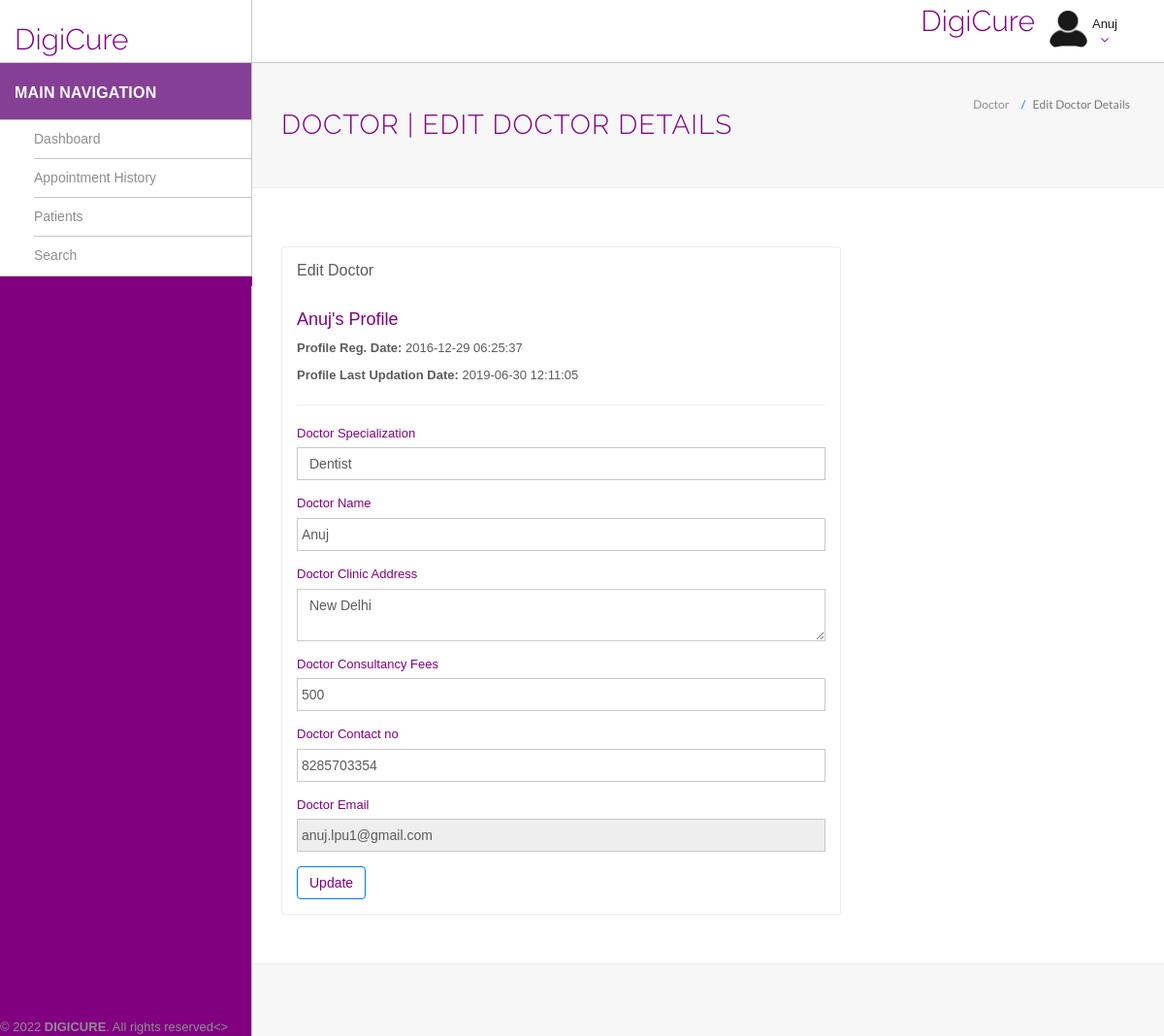
The app's page /hms/doctor/edit-profile.php (signed in) with its own data.
### tables this page shows
CREATE TABLE `doctors` (
  `id` int(11) NOT NULL,
  `specilization` varchar(255) DEFAULT NULL,
  `doctorName` varchar(255) DEFAULT NULL,
  `address` longtext DEFAULT NULL,
  `docFees` varchar(255) DEFAULT NULL,
  `contactno` bigint(11) DEFAULT NULL,
  `docEmail` varchar(255) DEFAULT NULL,
  `password` varchar(255) DEFAULT NULL,
  `creationDate` timestamp NULL DEFAULT current_timestamp(),
  `updationDate` timestamp NULL DEFAULT NULL ON UPDATE current_timestamp()
);

### hms/doctor/edit-profile.php (the view, shortened to what this page needs)
<?php
include('helper/config.php');
?>
<!DOCTYPE html>
<html lang="en">
	<head>
        <link rel="stylesheet" href="https://cdn.jsdelivr.net/npm/bootstrap@3.4.1/dist/css/bootstrap.min.css">
        <link rel="stylesheet" href="https://cdnjs.cloudflare.com/ajax/libs/font-awesome/4.7.0/css/font-awesome.min.css">
		<link rel="stylesheet" href="assets/css/styles.css">
	</head>
	<body>
		<div id="app">
<?php include('helper/sidebar.php');?>
			<div class="app-content">
				<?php include('helper/header.php');?>
				<div class="main-content" >
					<div class="wrap-content container" id="container">
						<section id="page-title">
							<div class="row">
								<div class="col-sm-8">
									<h1 class="mainTitle">Doctor | Edit Doctor Details</h1>
																	</div>
								<ol class="breadcrumb">
									<li>
										<span>Doctor</span>
									</li>
									<li class="active">
										<span>Edit Doctor Details</span>
									</li>
								</ol>
							</div>
						</section>
						<div class="container-fluid container-fullw bg-white">
							<div class="row">
								<div class="col-md-12">
									<div class="row margin-top-30">
										<div class="col-lg-8 col-md-12">
											<div class="panel panel-white">
												<div class="panel-heading">
													<h5 class="panel-title">Edit Doctor</h5>
												</div>
												<div class="panel-body">
									<?php $sql=mysqli_query($con,"select * from doctors where docEmail='".$_SESSION['dlogin']."'");
while($data=mysqli_fetch_array($sql))
{
?>
<h4><?php echo htmlentities($data['doctorName']);?>'s Profile</h4>
<p><b>Profile Reg. Date: </b><?php echo htmlentities($data['creationDate']);?></p>
<?php if($data['updationDate']){?>
<p><b>Profile Last Updation Date: </b><?php echo htmlentities($data['updationDate']);?></p>
<?php } ?>
<hr />
													<form role="form" name="adddoc" method="post" onSubmit="return valid();">
														<div class="form-group">
															<label for="DoctorSpecialization">
																Doctor Specialization
															</label>
							<select name="Doctorspecialization" class="form-control" required="required">
					<option value="<?php echo htmlentities($data['specilization']);?>">
					<?php echo htmlentities($data['specilization']);?></option>
															</select>
														</div>
<div class="form-group">
															<label for="doctorname">
																 Doctor Name
															</label>
	<input type="text" name="docname" class="form-control" value="<?php echo htmlentities($data['doctorName']);?>" >
														</div>
<div class="form-group">
															<label for="address">
																 Doctor Clinic Address
															</label>
					<textarea name="clinicaddress" class="form-control"><?php echo htmlentities($data['address']);?></textarea>
														</div>
<div class="form-group">
															<label for="fess">
																 Doctor Consultancy Fees
															</label>
		<input type="text" name="docfees" class="form-control" required="required"  value="<?php echo htmlentities($data['docFees']);?>" >
														</div>
<div class="form-group">
									<label for="fess">
																 Doctor Contact no
															</label>
					<input type="text" name="doccontact" class="form-control" required="required"  value="<?php echo htmlentities($data['contactno']);?>">
														</div>
<div class="form-group">
									<label for="fess">
																 Doctor Email
															</label>
					<input type="email" name="docemail" class="form-control"  readonly="readonly"  value="<?php echo htmlentities($data['docEmail']);?>">
														</div>
														<?php } ?>
														<button type="submit" name="submit" class="btn btn-o btn-primary">
															Update
														</button>
													</form>
												</div>
											</div>
										</div>
											</div>
										</div>
								</div>
					</div>
				</div>
			</div>
	<?php include('helper/footer.php');?>
				<>
		</div>
	</body>
</html>

### hms/doctor/helper/header.php (shortened to what this page needs)
<header class="navbar navbar-default navbar-static-top">
					<div class="navbar-header">
						<a class="navbar-brand" href="#">
							<h2 style="padding-top:20% ">DigiCure</h2>
						</a>
						<a href="#" class="sidebar-toggler pull-right visible-md visible-lg" data-toggle-class="app-sidebar-closed" data-toggle-target="#app">
						</a>
					</div>
					<div class="navbar-collapse collapse">
						<ul class="nav navbar-right">
								<li  style="padding-top:2% ">
								<h2>DigiCure</h2>
							</li>
							<li class="dropdown current-user">
								<a href class="dropdown-toggle" data-toggle="dropdown">
									<img src="assets/images/user-pic.png" style="color: purple;"> <span class="username" style="color:black;">
									<?php $query=mysqli_query($con,"select doctorName from doctors where id='".$_SESSION['id']."'");
while($row=mysqli_fetch_array($query))
{
	echo $row['doctorName'];
}
									?> <i class="fa fa-angle-down" style="color:purple;"></i></span>
								</a>
							</li>
						</ul>
					</div>
				</header>

### records on screen
doctors: doctorName "Anuj", creationDate "2016-12-29 06:25:37", updationDate "2019-06-30 12:11:05", Doctorspecialization "Dentist", docname "Anuj", clinicaddress "New Delhi", docfees "500", doccontact "8285703354", docemail "anuj.lpu1@gmail.com"
